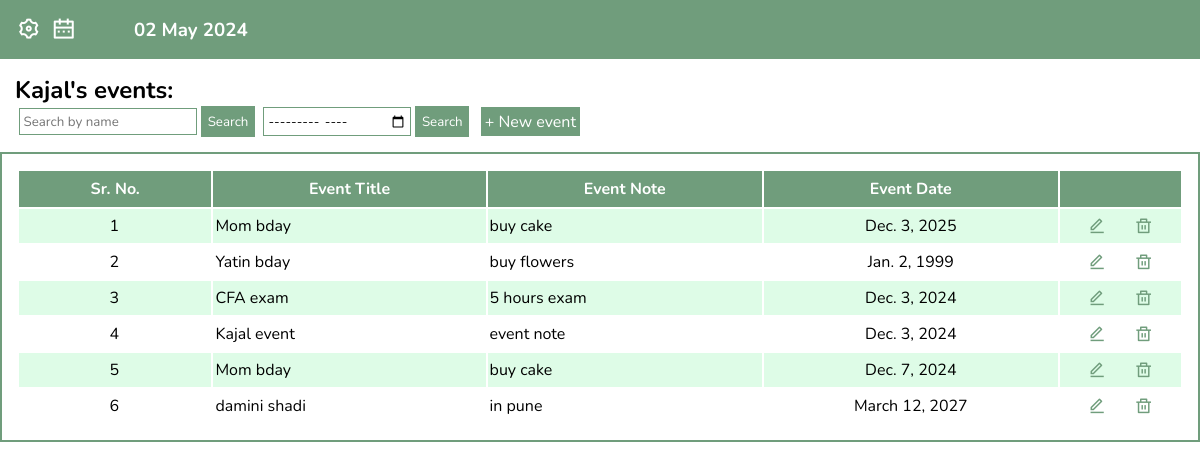
The app's page /events/ (signed in), older data.
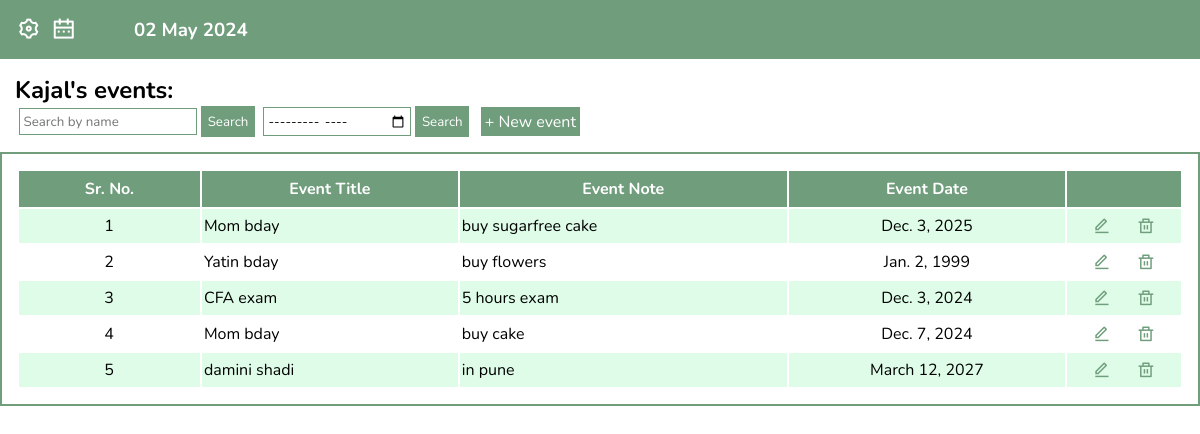
The same page, newer data.
### events/models.py (models this page shows, shortened)
class event(models.Model):
    event_user = models.ForeignKey(User, on_delete=models.CASCADE, null=True, blank=True)
    event_title = models.CharField(max_length=30)
    event_description = models.CharField(max_length=70, null=True, blank=True)
    event_date = models.DateField()

### Event_Calendar_project/views.py (the view)
# urls.py: path('events/',EventList.as_view(), name="all_events"),
class EventList(LoginRequiredMixin,ListView):
    model = event
    context_object_name = 'events'
    def get_context_data(self,**kwargs):
        context = super().get_context_data(**kwargs)
        context['events'] = context['events'].filter(event_user=self.request.user)
        search_name_input = self.request.GET.get('search-by-name') or ''
        if search_name_input:
            context['events'] = context['events'].filter(
                event_title__icontains=search_name_input
            )
        search_month_input = self.request.GET.get('search-by-month') or ''
        if search_month_input:
            context['events'] = context['events'].filter(
                event_date__icontains=search_month_input
            )
        context['search_name_input'] = search_name_input
        return context

### events/templates/events/event_list.html (shortened to what this page needs)
<!DOCTYPE html>
<html>
<head>
    <link href="https://cdn.jsdelivr.net/npm/remixicon@4.2.0/fonts/remixicon.css" rel="stylesheet" />
</head>
<body>
    <div class="container">
        <div class="top">
            <div class="links">
                <a href="{% url 'settings-page' %}"><i class="ri-settings-3-line settings"></i></a>
                <a href="{% url 'calendar-home' %}"><i class="ri-calendar-2-line"></i></a>
            </div>
            <h3>{% now "d F Y" %}</h3>
        </div>
        <div class="bottom">
            <div class="tag-btns">
                <div class="uname">
                    <h2>{{user.first_name}}'s events:</h2>
                </div>
                <div class="btns">
                    <form method="get">
                        <input type="text" name="search-by-name" value="{{search_name_input}}" placeholder="Search by name">
                        <input class="subBtn" type="submit" value="Search">
                    </form>
                    <form method="get">
                        <input type="month" name="search-by-month" value="{{search_name_input}}" placeholder="">
                        <input class="subBtn" type="submit" value="Search">
                    </form>
                    <a href="{% url 'event-create' %}"><button>+ New event</button></a>
                </div>
            </div>
            <div class="eventTable">
            <table>
                <tr>
                    <th>Sr. No.</th>
                    <th>Event Title</th>
                    <th>Event Note</th>
                    <th>Event Date</th>
                    <th></th>
                </tr>
                {% for event in events %}
                <tr>
                    <td class="ctr"></td>
                    <td>{{event.event_title}}</td>
                    <td>{{event.event_description}}</td>
                    <td class="date-col">{{event.event_date}}</td>
                    <td class="ud"> <a href="{% url 'event-update' event.id %}"><i class="ri-edit-line"></i></a>
                        <a href="{% url 'event-delete' event.id %}"><i class="ri-delete-bin-line"></i></a></td>
                </tr>
                {% endfor %}
            </table>
            </div>
        </div>
    </div>
</body>
</html>

Row changes from the older to the newer data that the page shows:
removed event: event_title "Kajal event", event_description "event note", event_date "Dec. 3, 2024"
changed event: event_description "buy cake" → "buy sugarfree cake"
